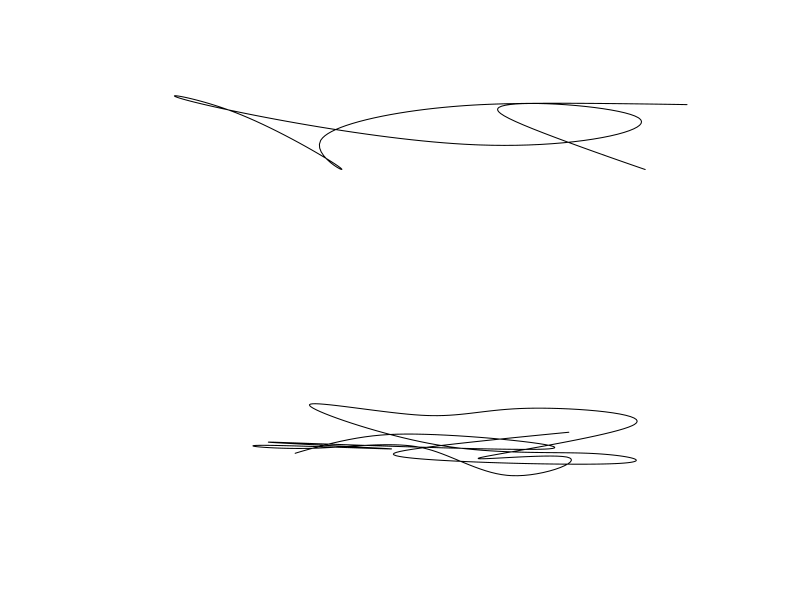

The R source for this figure:
##########################################
# 
# Creating a "signature" like graph with
# xspline
#
# Series:
# Little Useless-useful R functions #50
# Created: February 01, 2023
# Author: Tomaz Kastrun
# Blog: tomaztsql.wordpress.com
# V.1.0

# Changelog: 
#        
###########################################

inscrp <- function(rep){
          x <- rnorm(rep)
          y <- rnorm(rep)
          plot(x,y, pch = 1, col = "white",  xaxt='n',  yaxt='n', ann=FALSE, frame.plot=FALSE)
          xspline(x,y, 1, draw = TRUE, col="blue")
}
##### run
par(mfrow = c(2,1))

inscrp(10)
inscrp(20)

par(mfrow = c(1,1))
